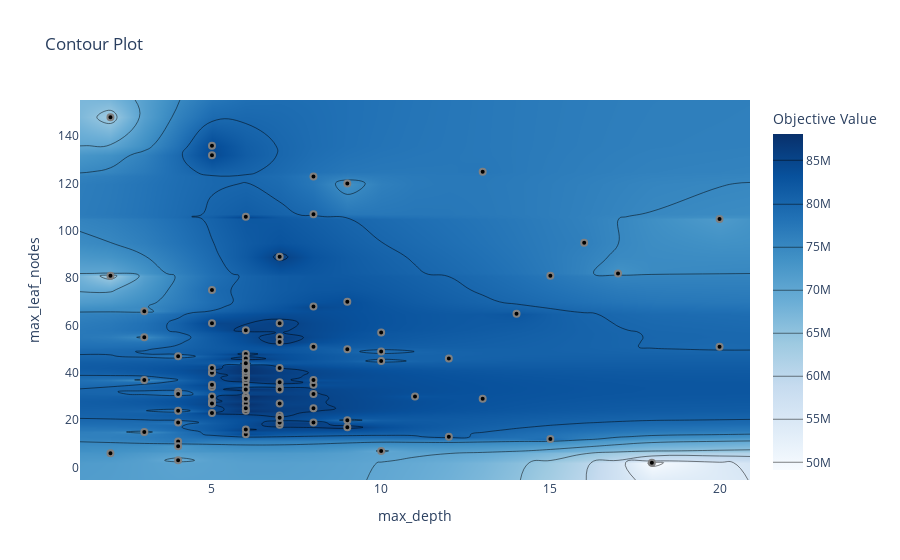

The notebook cell this image was saved under:
### Code cell
plot_contour(study, params=["max_depth", "max_leaf_nodes"])

### Figure 1 — Plotly figure (JSON) as saved in the notebook; plotly's stock layout.template omitted (floating-point values rounded to 4 significant figures; data arrays with more than 128 entries replaced by an {"elided": "..."} marker saying what was removed)
{"data": [{"colorbar": {"title": {"text": "Objective Value"}}, "colorscale": [[0, "rgb(247,251,255)"], [0.125, "rgb(222,235,247)"], [0.25, "rgb(198,219,239)"], [0.375, "rgb(158,202,225)"], [0.5, "rgb(107,174,214)"], [0.625, "rgb(66,146,198)"], [0.75, "rgb(33,113,181)"], [0.875, "rgb(8,81,156)"], [1, "rgb(8,48,107)"]], "connectgaps": true, "contours": {"coloring": "heatmap"}, "hoverinfo": "none", "line": {"smoothing": 1.3}, "reversescale": false, "type": "contour", "x": [1.1, 2, 3, 4, 5, 6, 7, 8, 9, 10, 11, 12, 13, 14, 15, 16, 17, 18, 20, 20.9], "y": [-5.3, 2, 3, 6, 7, 9, 11, 12, 13, 14, 15, 16, 17, 18, 19, 20, 21, 22, 23, 24, 25, 27, 28, 29, 30, 31, 32, 33, 34, 35, 36, 37, 38, 39, 40, 41, 42, 43, 44, 45, 46, 47, 48, 49, 50, 51, 53, 55, 57, 58, 61, 65, 66, 68, 70, 75, 81, 82, 89, 95, 105, 106, 107, 120, 123, 125, 132, 136, 148, 155.3], "z": {"elided": "70x20 float values"}}, {"marker": {"color": "black", "line": {"color": "Gray", "width": 2}}, "mode": "markers", "name": "Feasible Trial", "showlegend": false, "type": "scatter", "x": [13, 6, 15, 5, 10, 14, 16, 17, 8, 8, 2, 5, 20, 2, 10, 6, 8, 7, 4, 11, 7, 7, 7, 9, 12, 10, 9, 4, 12, 13, 4, 7, 6, 6, 6, 5, 3, 6, 6, 5, 3, 6, 6, 6, 9, 3, 5, 8, 4, 20, 2, 6, 6, 5, 7, 8, 18, 5, 6, 9, 15, 6, 7, 4, 8, 7, 5, 6, 10, 6, 4, 6, 7, 8, 5, 6, 3, 7, 5, 8, 9, 6, 6, 6, 4, 7, 5, 6, 7, 5, 4, 6, 6, 7, 6, 5, 8, 6, 7, 5], "y": [125, 35, 81, 132, 49, 65, 95, 82, 68, 123, 6, 136, 105, 148, 57, 106, 107, 18, 3, 30, 34, 19, 21, 17, 13, 45, 20, 19, 46, 29, 11, 22, 24, 38, 43, 40, 55, 38, 58, 75, 37, 30, 27, 29, 50, 66, 28, 35, 9, 51, 81, 43, 41, 34, 27, 25, 2, 61, 39, 70, 12, 33, 33, 24, 51, 89, 40, 14, 7, 48, 32, 40, 42, 37, 23, 46, 15, 55, 30, 19, 120, 42, 37, 25, 31, 61, 35, 44, 53, 27, 47, 38, 40, 36, 41, 42, 31, 16, 21, 27]}, {"marker": {"color": "#cccccc", "line": {"color": "Gray", "width": 2}}, "mode": "markers", "name": "Infeasible Trial", "showlegend": false, "type": "scatter", "x": [], "y": []}], "layout": {"title": {"text": "Contour Plot"}, "xaxis": {"range": [1.1, 20.9], "title": {"text": "max_depth"}}, "yaxis": {"range": [-5.3, 155.3], "title": {"text": "max_leaf_nodes"}}}}
